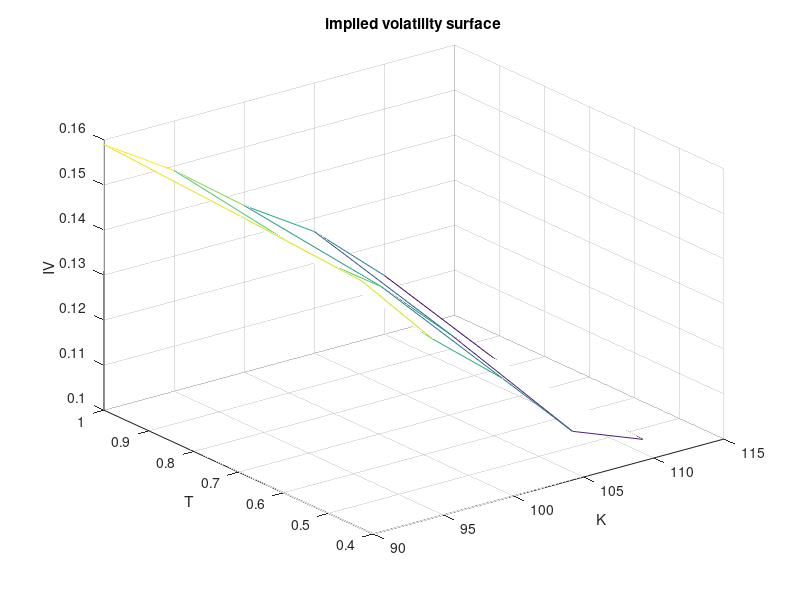
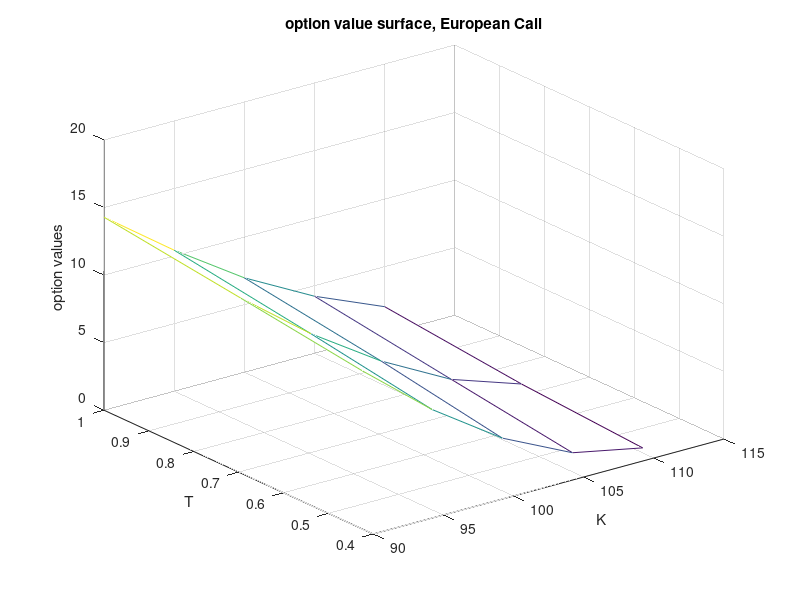

Recreate these plots in MATLAB, in order.
%% Q3a 

clear vars
close all

S0 =100;
r = 0.03;

Klist = [0.9, 0.95, 1, 1.05, 1.1]* S0;
Tlist = [0.425, 0.695, 1];

% IV table
table2 = zeros(3,5);
table2(1,:) = [0.155, 0.138, 0.125, 0.109, 0.103];
table2(2,:) = [0.157, 0.144, 0.133, 0.118, 0.104];
table2(3,:) = [0.159, 0.149, 0.137, 0.127, 0.113];

[X,Y] = meshgrid(Klist, Tlist);

figure(1) 
mesh(X,Y, table2)
xlabel('K')
ylabel('T')
zlabel('IV')
title('implied volatility surface')

optiontable = zeros(3,5);

for j = 1:5
    for i = 1:3
        [Call , put] = blsprice(S0, Klist(j), r, Tlist(i), table2(i,j));
        optiontable(i,j) = Call;
    end
end

figure(2) 
mesh(X,Y, optiontable)
xlabel('K')
ylabel('T')
zlabel('option values')
title('option value surface, European Call')

%% Q3a Discussion 
% We see that implied volatility surface and option value surface have
% similar shape. Maybe option value surface is a little bit smoother? 